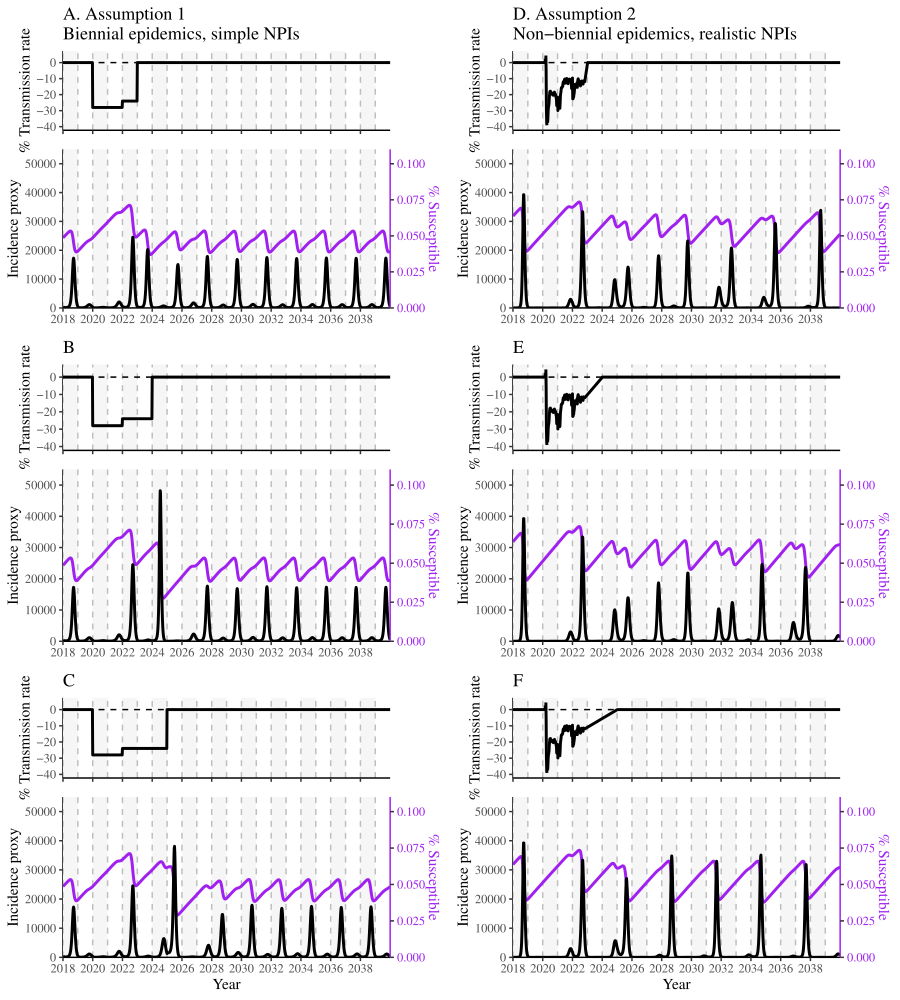

The script that saved this image:
library(ggplot2); theme_set(theme_bw(base_family = "Times"))
library(tidyr)
library(dplyr)
library(deSolve)
library(egg)
library(gridExtra)
source("../R/simulate_sir_deterministic.R")

load("../data_processed/data_processed_mobility_us.rda")
load("../data_processed/data_processed_d68_nvsn.rda")
load("../fit/fit_npi_mobility_omega_R0_S0.rda")
load("../fit/fit_npi_beta.rda")
load("../fit/fit_nonpi.rda")

fit_npi_beta_best <- fit_npi_beta %>%
    filter(logLik==max(logLik))

ss_beta_2023 <- simulate_sir_npi_beta2_deterministic(S0=1/fit_npi_beta_best$R0[1], I0=1e-5, R0=fit_npi_beta_best$R0[1], omega=2, tmax=50, phi=fit_npi_beta_best$phi[1],
                                                     npistart=26*52,
                                                     npiend=28*52,
                                                     npiend2=29*52,
                                                     reduction = fit_npi_beta_best$reduction[1],
                                                     reduction_post = fit_npi_beta_best$reduction_post[1])

ss_beta_2024 <- simulate_sir_npi_beta2_deterministic(S0=1/fit_npi_beta_best$R0[1], I0=1e-5, R0=fit_npi_beta_best$R0[1], omega=2, tmax=50, phi=fit_npi_beta_best$phi[1],
                                                     npistart=26*52,
                                                     npiend=28*52,
                                                     npiend2=30*52,
                                                     reduction = fit_npi_beta_best$reduction[1],
                                                     reduction_post = fit_npi_beta_best$reduction_post[1])

ss_beta_2025 <- simulate_sir_npi_beta2_deterministic(S0=1/fit_npi_beta_best$R0[1], I0=1e-5, R0=fit_npi_beta_best$R0[1], omega=2, tmax=50, phi=fit_npi_beta_best$phi[1],
                                                     npistart=26*52,
                                                     npiend=28*52,
                                                     npiend2=31*52,
                                                     reduction = fit_npi_beta_best$reduction[1],
                                                     reduction_post = fit_npi_beta_best$reduction_post[1])

fit_npi_mobility_omega_R0_S0_logLik <- fit_npi_mobility_omega_R0_S0 %>%
    group_by(omega, R0, Reff) %>%
    summarize(
        logLik=unique(logLik)
    )

fit_npi_mobility_omega_R0_S0_best <- fit_npi_mobility_omega_R0_S0 %>%
    ungroup %>%
    filter(logLik==max(logLik))

fit_nonpi_best <- fit_nonpi %>%
    filter(logLik==max(logLik))

mobility_base <- data.frame(
    year=c(1993, rep(1994:2050, each=52)),
    week=c(52, rep(1:52, 57)),
    time=0:2964-1248,
    mobility=0
)

mobility_base[1361:(1361+nrow(data_processed_mobility_us)-1),"mobility"] <- data_processed_mobility_us$mean

mobility_2023 <- mobility_2024 <- mobility_2025 <- mobility_base

mobility_2023[(1361+nrow(data_processed_mobility_us)):1510,"mobility"] <-
    seq(tail(data_processed_mobility_us$mean, 1), 0, length.out=11)

mobility_2024[(1361+nrow(data_processed_mobility_us)):1562,"mobility"] <-
    seq(tail(data_processed_mobility_us$mean, 1), 0, length.out=63)

mobility_2025[(1361+nrow(data_processed_mobility_us)):1614,"mobility"] <-
    seq(tail(data_processed_mobility_us$mean, 1), 0, length.out=115)

mobilityfun_2023 <- function(x) {
    approx(x=mobility_2023$time, y=mobility_2023$mobility, xout=x)$y
}

mobilityfun_2024 <- function(x) {
    approx(x=mobility_2024$time, y=mobility_2024$mobility, xout=x)$y
}

mobilityfun_2025 <- function(x) {
    approx(x=mobility_2025$time, y=mobility_2025$mobility, xout=x)$y
}

ss_2023 <- simulate_sir_npi_mobility_deterministic(S0=1/fit_npi_mobility_omega_R0_S0_best$R0[1]*fit_npi_mobility_omega_R0_S0_best$Reff[1],
                                                   I0=1e-6, R0=fit_npi_mobility_omega_R0_S0_best$R0[1], omega=fit_npi_mobility_omega_R0_S0_best$omega[1],
                                                   tmax=50, phi=fit_nonpi_best$phi[[1]],
                                                   mobilityfun = mobilityfun_2023,
                                                   mobility_scale = 1) %>%
    mutate(
        group=(time/52+2018) >= (2020+8/52) & (time/52+2018) <= (2022+42/52),
        group=ifelse((time/52+2018) <= (2022+42/52), group, 2)
    )

ss_2024 <- simulate_sir_npi_mobility_deterministic(S0=1/fit_npi_mobility_omega_R0_S0_best$R0[1]*fit_npi_mobility_omega_R0_S0_best$Reff[1],
                                                   I0=1e-6, R0=fit_npi_mobility_omega_R0_S0_best$R0[1], omega=fit_npi_mobility_omega_R0_S0_best$omega[1],
                                                   tmax=50, phi=fit_nonpi_best$phi[[1]],
                                                   mobilityfun = mobilityfun_2024,
                                                   mobility_scale = 1) %>%
    mutate(
        group=(time/52+2018) >= (2020+8/52) & (time/52+2018) <= (2022+42/52),
        group=ifelse((time/52+2018) <= (2022+42/52), group, 2)
    )

ss_2025 <- simulate_sir_npi_mobility_deterministic(S0=1/fit_npi_mobility_omega_R0_S0_best$R0[1]*fit_npi_mobility_omega_R0_S0_best$Reff[1],
                                                   I0=1e-6, R0=fit_npi_mobility_omega_R0_S0_best$R0[1], omega=fit_npi_mobility_omega_R0_S0_best$omega[1],
                                                   tmax=50, phi=fit_nonpi_best$phi[[1]],
                                                   mobilityfun = mobilityfun_2025,
                                                   mobility_scale = 1) %>%
    mutate(
        group=(time/52+2018) >= (2020+8/52) & (time/52+2018) <= (2022+42/52),
        group=ifelse((time/52+2018) <= (2022+42/52), group, 2)
    )

rects <- data.frame(
    xmin=seq(2018, 2039, by=2),
    xmax=seq(2019, 2040, by=2)
)

g1a <- ggplot(ss_beta_2023) +
    geom_rect(data=rects, aes(xmin=xmin, xmax=xmax, ymin=-Inf, ymax=Inf), alpha=0.05) +
    geom_vline(xintercept=2018:2039, col="gray", lty=2) +
    geom_hline(yintercept=0, lty=2) +
    geom_line(aes(time/52-24+2018, mobility), lwd=1) +
    scale_x_continuous("Year", limits=c(2018, 2040), expand=c(0, 0),
                       breaks=seq(2018, 2039, by=2)) +
    scale_y_continuous("% Transmission rate", limits=c(-40, 5)) +
    scale_color_manual(values=c("orange", "black", "orange")) +
    ggtitle("A. Assumption 1\nBiennial epidemics, simple NPIs") +
    theme(
        legend.position = "none",
        panel.grid = element_blank(),
        panel.border = element_blank(),
        axis.line = element_line(),
        axis.title.x = element_blank(),
        axis.text.x = element_blank()
    )

g1b <- ggplot(ss_beta_2023) +
    geom_rect(data=rects, aes(xmin=xmin, xmax=xmax, ymin=-Inf, ymax=Inf), alpha=0.05) +
    geom_vline(xintercept=2018:2039, col="gray", lty=2) +
    geom_line(aes(time/52-24+2018, S/2), lwd=1, col="purple") +
    geom_line(aes(time/52-24+2018, c(NA, diff(C))*fit_npi_mobility_omega_R0_S0_best$scale[1]), lwd=1) +
    scale_x_continuous("Year", limits=c(2018, 2040), expand=c(0, 0),
                       breaks=seq(2018, 2039, by=2)) +
    scale_y_continuous("Incidence proxy", limits=c(0, 55000), expand=c(0, 0),
                       sec.axis = sec_axis(~.*2/1e6,
                                           name="% Susceptible")) +
    theme(
        panel.grid = element_blank(),
        panel.border = element_blank(),
        axis.line = element_line(),
        axis.line.y.right = element_line(color="purple"),
        axis.title.y.right = element_text(color="purple"),
        axis.text.y.right = element_text(color="purple"),
        axis.title.x = element_blank()
    )

g2a <- ggplot(ss_beta_2024) +
    geom_rect(data=rects, aes(xmin=xmin, xmax=xmax, ymin=-Inf, ymax=Inf), alpha=0.05) +
    geom_vline(xintercept=2018:2039, col="gray", lty=2) +
    geom_hline(yintercept=0, lty=2) +
    geom_line(aes(time/52-24+2018, mobility), lwd=1) +
    scale_x_continuous("Year", limits=c(2018, 2040), expand=c(0, 0),
                       breaks=seq(2018, 2039, by=2)) +
    scale_y_continuous("% Transmission rate", limits=c(-40, 5)) +
    scale_color_manual(values=c("orange", "black", "orange")) +
    ggtitle("B") +
    theme(
        legend.position = "none",
        panel.grid = element_blank(),
        panel.border = element_blank(),
        axis.line = element_line(),
        axis.title.x = element_blank(),
        axis.text.x = element_blank()
    )

g2b <- ggplot(ss_beta_2024) +
    geom_rect(data=rects, aes(xmin=xmin, xmax=xmax, ymin=-Inf, ymax=Inf), alpha=0.05) +
    geom_vline(xintercept=2018:2039, col="gray", lty=2) +
    geom_line(aes(time/52-24+2018, S/2), lwd=1, col="purple") +
    geom_line(aes(time/52-24+2018, c(NA, diff(C))*fit_npi_mobility_omega_R0_S0_best$scale[1]), lwd=1) +
    scale_x_continuous("Year", limits=c(2018, 2040), expand=c(0, 0),
                       breaks=seq(2018, 2039, by=2)) +
    scale_y_continuous("Incidence proxy", limits=c(0, 55000), expand=c(0, 0),
                       sec.axis = sec_axis(~.*2/1e6,
                                           name="% Susceptible")) +
    theme(
        panel.grid = element_blank(),
        panel.border = element_blank(),
        axis.line = element_line(),
        axis.line.y.right = element_line(color="purple"),
        axis.title.y.right = element_text(color="purple"),
        axis.text.y.right = element_text(color="purple"),
        axis.title.x = element_blank()
    )

g3a <- ggplot(ss_beta_2025) +
    geom_rect(data=rects, aes(xmin=xmin, xmax=xmax, ymin=-Inf, ymax=Inf), alpha=0.05) +
    geom_vline(xintercept=2018:2039, col="gray", lty=2) +
    geom_hline(yintercept=0, lty=2) +
    geom_line(aes(time/52-24+2018, mobility), lwd=1) +
    scale_x_continuous("Year", limits=c(2018, 2040), expand=c(0, 0),
                       breaks=seq(2018, 2039, by=2)) +
    scale_y_continuous("% Transmission rate", limits=c(-40, 5)) +
    scale_color_manual(values=c("orange", "black", "orange")) +
    ggtitle("C") +
    theme(
        legend.position = "none",
        panel.grid = element_blank(),
        panel.border = element_blank(),
        axis.line = element_line(),
        axis.title.x = element_blank(),
        axis.text.x = element_blank()
    )

g3b <- ggplot(ss_beta_2025) +
    geom_rect(data=rects, aes(xmin=xmin, xmax=xmax, ymin=-Inf, ymax=Inf), alpha=0.05) +
    geom_vline(xintercept=2018:2039, col="gray", lty=2) +
    geom_line(aes(time/52-24+2018, S/2), lwd=1, col="purple") +
    geom_line(aes(time/52-24+2018, c(NA, diff(C))*fit_npi_mobility_omega_R0_S0_best$scale[1]), lwd=1) +
    scale_x_continuous("Year", limits=c(2018, 2040), expand=c(0, 0),
                       breaks=seq(2018, 2039, by=2)) +
    scale_y_continuous("Incidence proxy", limits=c(0, 55000), expand=c(0, 0),
                       sec.axis = sec_axis(~.*2/1e6,
                                           name="% Susceptible")) +
    theme(
        panel.grid = element_blank(),
        panel.border = element_blank(),
        axis.line = element_line(),
        axis.line.y.right = element_line(color="purple"),
        axis.title.y.right = element_text(color="purple"),
        axis.text.y.right = element_text(color="purple")
    )

g4a <- ggplot(ss_2023) +
    geom_rect(data=rects, aes(xmin=xmin, xmax=xmax, ymin=-Inf, ymax=Inf), alpha=0.05) +
    geom_vline(xintercept=2018:2039, col="gray", lty=2) +
    geom_hline(yintercept=0, lty=2) +
    geom_line(aes(time/52+2018, mobility), lwd=1) +
    scale_x_continuous("Year", limits=c(2018, 2040), expand=c(0, 0),
                       breaks=seq(2018, 2039, by=2)) +
    scale_y_continuous("% Transmission rate", limits=c(-40, 5)) +
    scale_color_manual(values=c("orange", "black", "orange")) +
    ggtitle("D. Assumption 2\nNon-biennial epidemics, realistic NPIs") +
    theme(
        legend.position = "none",
        panel.grid = element_blank(),
        panel.border = element_blank(),
        axis.line = element_line(),
        axis.title.x = element_blank(),
        axis.text.x = element_blank()
    )

g4b <- ggplot(ss_2023) +
    geom_rect(data=rects, aes(xmin=xmin, xmax=xmax, ymin=-Inf, ymax=Inf), alpha=0.05) +
    geom_vline(xintercept=2018:2039, col="gray", lty=2) +
    geom_line(aes(time/52+2018, S/2), lwd=1, col="purple") +
    geom_line(aes(time/52+2018, c(NA, diff(C))*fit_npi_mobility_omega_R0_S0_best$scale[1]), lwd=1) +
    scale_x_continuous("Year", limits=c(2018, 2040), expand=c(0, 0),
                       breaks=seq(2018, 2039, by=2)) +
    scale_y_continuous("Incidence proxy", limits=c(0, 55000), expand=c(0, 0),
                       sec.axis = sec_axis(~.*2/1e6,
                                           name="% Susceptible")) +
    theme(
        panel.grid = element_blank(),
        panel.border = element_blank(),
        axis.line = element_line(),
        axis.line.y.right = element_line(color="purple"),
        axis.title.y.right = element_text(color="purple"),
        axis.text.y.right = element_text(color="purple"),
        axis.title.x = element_blank()
    )

g5a <- ggplot(ss_2024) +
    geom_rect(data=rects, aes(xmin=xmin, xmax=xmax, ymin=-Inf, ymax=Inf), alpha=0.05) +
    geom_vline(xintercept=2018:2039, col="gray", lty=2) +
    geom_hline(yintercept=0, lty=2) +
    geom_line(aes(time/52+2018, mobility), lwd=1) +
    scale_x_continuous("Year", limits=c(2018, 2040), expand=c(0, 0),
                       breaks=seq(2018, 2039, by=2)) +
    scale_y_continuous("% Transmission rate", limits=c(-40, 5)) +
    scale_color_manual(values=c("orange", "black", "orange")) +
    ggtitle("E") +
    theme(
        legend.position = "none",
        panel.grid = element_blank(),
        panel.border = element_blank(),
        axis.line = element_line(),
        axis.title.x = element_blank(),
        axis.text.x = element_blank()
    )

g5b <- ggplot(ss_2024) +
    geom_rect(data=rects, aes(xmin=xmin, xmax=xmax, ymin=-Inf, ymax=Inf), alpha=0.05) +
    geom_vline(xintercept=2018:2039, col="gray", lty=2) +
    geom_line(aes(time/52+2018, S/2), lwd=1, col="purple") +
    geom_line(aes(time/52+2018, c(NA, diff(C))*fit_npi_mobility_omega_R0_S0_best$scale[1]), lwd=1) +
    scale_x_continuous("Year", limits=c(2018, 2040), expand=c(0, 0),
                       breaks=seq(2018, 2039, by=2)) +
    scale_y_continuous("Incidence proxy", limits=c(0, 55000), expand=c(0, 0),
                       sec.axis = sec_axis(~.*2/1e6,
                                           name="% Susceptible")) +
    theme(
        panel.grid = element_blank(),
        panel.border = element_blank(),
        axis.line = element_line(),
        axis.line.y.right = element_line(color="purple"),
        axis.title.y.right = element_text(color="purple"),
        axis.text.y.right = element_text(color="purple"),
        axis.title.x = element_blank()
    )

g6a <- ggplot(ss_2025) +
    geom_rect(data=rects, aes(xmin=xmin, xmax=xmax, ymin=-Inf, ymax=Inf), alpha=0.05) +
    geom_vline(xintercept=2018:2039, col="gray", lty=2) +
    geom_hline(yintercept=0, lty=2) +
    geom_line(aes(time/52+2018, mobility), lwd=1) +
    scale_x_continuous("Year", limits=c(2018, 2040), expand=c(0, 0),
                       breaks=seq(2018, 2039, by=2)) +
    scale_y_continuous("% Transmission rate", limits=c(-40, 5)) +
    scale_color_manual(values=c("orange", "black", "orange")) +
    ggtitle("F") +
    theme(
        legend.position = "none",
        panel.grid = element_blank(),
        panel.border = element_blank(),
        axis.line = element_line(),
        axis.title.x = element_blank(),
        axis.text.x = element_blank()
    )

g6b <- ggplot(ss_2025) +
    geom_rect(data=rects, aes(xmin=xmin, xmax=xmax, ymin=-Inf, ymax=Inf), alpha=0.05) +
    geom_vline(xintercept=2018:2039, col="gray", lty=2) +
    geom_line(aes(time/52+2018, S/2), lwd=1, col="purple") +
    geom_line(aes(time/52+2018, c(NA, diff(C))*fit_npi_mobility_omega_R0_S0_best$scale[1]), lwd=1) +
    scale_x_continuous("Year", limits=c(2018, 2040), expand=c(0, 0),
                       breaks=seq(2018, 2039, by=2)) +
    scale_y_continuous("Incidence proxy", limits=c(0, 55000), expand=c(0, 0),
                       sec.axis = sec_axis(~.*2/1e6,
                                           name="% Susceptible")) +
    theme(
        panel.grid = element_blank(),
        panel.border = element_blank(),
        axis.line = element_line(),
        axis.line.y.right = element_line(color="purple"),
        axis.title.y.right = element_text(color="purple"),
        axis.text.y.right = element_text(color="purple")
    )

g1 <- ggarrange(g1a, g1b, nrow=2, heights=c(1, 2), draw=FALSE)

g2 <- ggarrange(g2a, g2b, nrow=2, heights=c(1, 2), draw=FALSE)

g3 <- ggarrange(g3a, g3b, nrow=2, heights=c(1, 2), draw=FALSE)

g4 <- ggarrange(g4a, g4b, nrow=2, heights=c(1, 2), draw=FALSE)

g5 <- ggarrange(g5a, g5b, nrow=2, heights=c(1, 2), draw=FALSE)

g6 <- ggarrange(g6a, g6b, nrow=2, heights=c(1, 2), draw=FALSE)

gcomb <- arrangeGrob(g1, g4,
                     g2, g5,
                     g3, g6,
                     nrow=3)

ggsave("figure3.pdf", gcomb, width=9, height=10)
